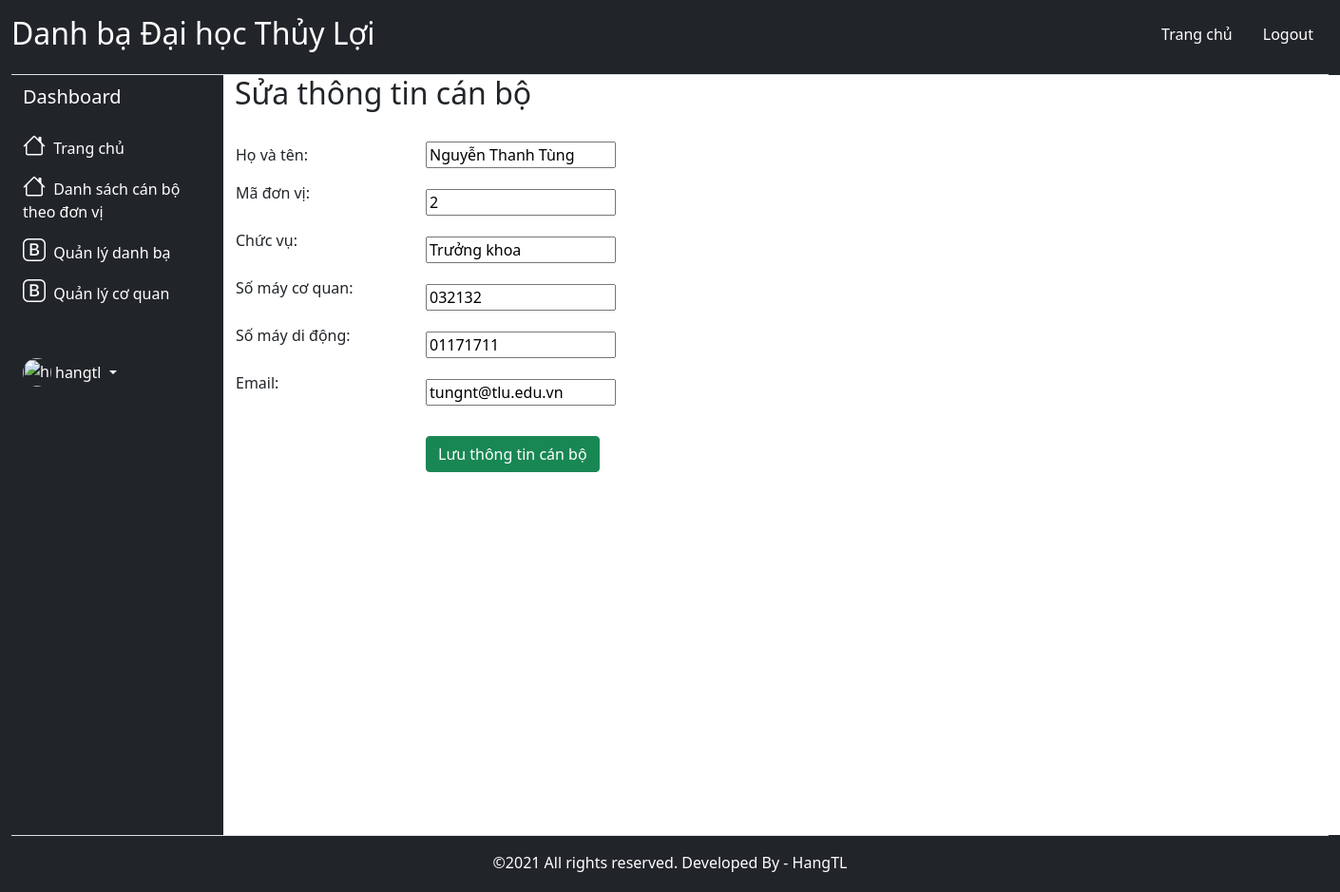
Page /admin/editUser.php?myid=1 (signed in) on the committed database.
### tables this page shows
CREATE TABLE `tbl_user` (
  `id_user` int(10) UNSIGNED NOT NULL,
  `hoten` varchar(255) NOT NULL,
  `image` varchar(255) DEFAULT NULL,
  `dtcoquan` varchar(15) NOT NULL,
  `email` varchar(255) NOT NULL,
  `dtdidong` varchar(15) NOT NULL,
  `chucvu` varchar(255) NOT NULL,
  `id_coquan` int(10) NOT NULL
);

### admin/editUser.php (the view, shortened to what this page needs)
<?php
    include('connection.php');
    include("templates/header.php");
?>
    <?php
        $id     = $_GET['myid'];
        $sql    = "SELECT * from tbl_user where id_user={$id}";
        $query  = mysqli_query($conn,$sql);
        $row    = mysqli_fetch_assoc($query);
    ?>
            <form method="POST" action="">
            <h2 style="margin-bottom: 30px;">Sửa thông tin cán bộ</h2>
                <table>
                    <tr>
                        <td>Họ và tên:</td>
                        <td>
                            <input style=" width: 200px;"type="text" name="txtHoten" value="<?php echo $row['hoten']; ?>">
                        </td>
                    </tr>
                    <tr>
                        <td>Mã đơn vị:</td>
                        <td>
                            <input style="margin-top: 20px; width: 200px;" type="text" name="txtIdDonvi" value="<?php echo $row['id_coquan']; ?>">
                        </td>
                    </tr>
                    <tr>
                        <td>Chức vụ:</td>
                        <td>
                            <input style="margin-top: 20px; width: 200px;" type="text" name="txtChucvu" value="<?php echo $row['chucvu']; ?>">
                        </td>
                    </tr>
                    <tr>
                        <td style="width: 200px;">Số máy cơ quan:</td>
                        <td >
                            <input style="margin-top: 20px; width: 200px;" type="text" name="txtDTCoquan" value="<?php echo $row['dtcoquan']; ?>">
                        </td>
                    </tr>
                    <tr>
                        <td>Số máy di động:</td>
                        <td>
                            <input style="margin-top: 20px; width: 200px;" type="text" name="txtDidong" value="<?php echo $row['dtdidong']; ?>">
                        </td>
                    </tr>
                    <tr>
                        <td>Email:</td>
                        <td>
                            <input style="margin-top: 20px; width: 200px;" type="email" name="txtEmail" value="<?php echo $row['email']; ?>">
                        </td>
                    </tr>
                    <tr>
                        <td></td>
                        <td>
                            <input style="margin-top: 30px;" type="submit" name="btnEditUser" value="Lưu thông tin cán bộ" class="btn btn-success">
                        </td>
                    </tr>
                </table>
            </form>
    </main>
</div>
<?php
    include("templates/footer.php");
?>

### rows in the picture
tbl_user: txtHoten "Nguyễn Thanh Tùng", txtIdDonvi "2", txtChucvu "Trưởng khoa", txtDTCoquan "032132", txtDidong "01171711", txtEmail "tungnt@tlu.edu.vn"

### other values in the picture
$_SESSION['name'] "hangtl"
